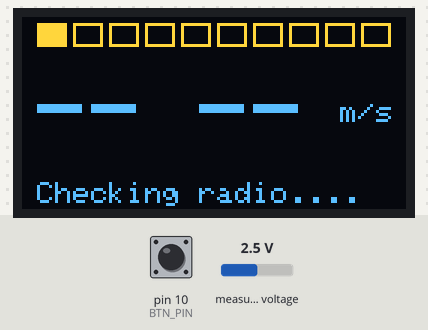
Bench run of a program on a simulated Arduino Nano Every. Shown: 128×64 one-colour display. Wiring (inferred from the names in the program): ADS1115 converter at I2C address 0x49. Inputs (shaded band) come from the test bench; at power-on: measured voltage 2.5 V, pin 10 (BTN_PIN) HIGH. The OLED is the two-colour kind (top 16 rows yellow); no radio packets arrive unless stated.

Above: at 2.2 s.
At 8.3 s:
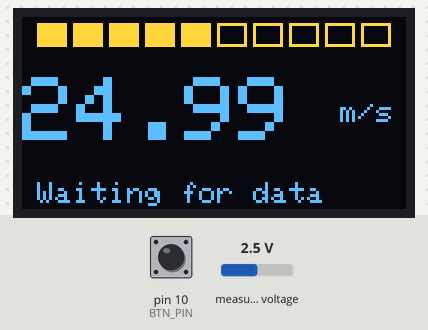
8.4 s: measured voltage set to 0.1 V
At 9.9 s:
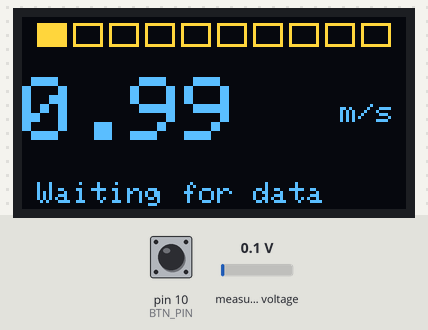
10.2 s: measured voltage set to 1.2 V
At 11.8 s:
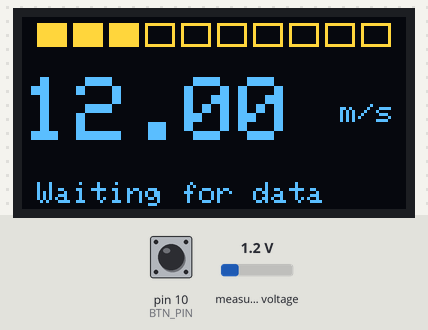
12.4 s: measured voltage set to 2.5 V
At 13.16 s:
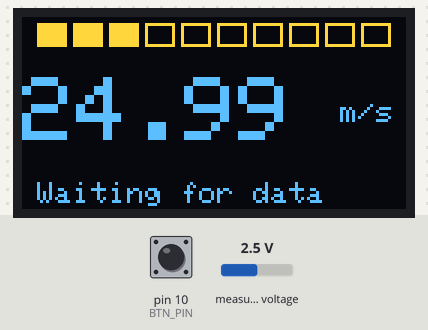
Timing chart, 0 to 15.4 s (numbered marks = the images above; inputs shaded):
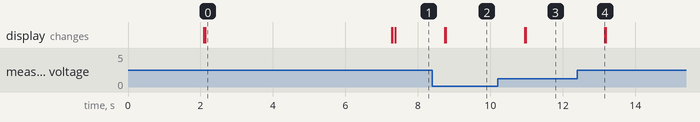

Measured:
- after the input at 8.4 s, the display: first changes after 0.34 s (image 2 shows a later state)
- after the input at 10.2 s, the display: first changes after 0.75 s (image 3 shows a later state)
- after the input at 12.4 s, the display: changes after 0.76 s (image 4)
- what the display in image 0 shows lasts 5.2 s, from 2.1 s to 7.3 s

The program:

main.cpp
```cpp
#include <Arduino.h>

#include <Wire.h>
#include <DFRobot_ADS1115.h>
#include <Adafruit_SSD1306.h>

#include "lcd.h"
#include "radio.h"

DFRobot_ADS1115 ads(&Wire);
extern Adafruit_SSD1306 display;
volatile bool show_mV = false;
#define BTN_PIN 10

void changeUnit()
{
    show_mV = ! show_mV;
}

void setup() {
    Wire.begin();
    Serial.begin(9600);
    ads.setAddr_ADS1115(ADS1115_IIC_ADDRESS1);   // 0x48
    ads.setGain(eGAIN_TWOTHIRDS);   // 2/3x gain
    ads.setMode(eMODE_SINGLE);       // single-shot mode
    ads.setRate(eRATE_128);          // 128SPS (default)
    ads.setOSMode(eOSMODE_SINGLE);   // Set to start a single-conversion
    ads.init();

    lcdsetup();

    if (!radioInit()) {
        drawStatus(RADIO_ERROR);
    }

    if (!isRadioConnected()) {
        drawStatus(RADIO_NOPRESENT);
    }

    pinMode(BTN_PIN, INPUT);

    attachInterrupt(BTN_PIN, changeUnit, FALLING);

}
bool wasADC = true;
int16_t adc0, adc1, adc2, adc3;
bool prev_mV = false;
void loop() {
    if (prev_mV != show_mV) {
        prev_mV = show_mV;
        changeUnit(show_mV);
    }
    if (ads.checkADS1115())
    {
        if (!wasADC) {
            clearDisplay();
            wasADC = true;
        }
        adc0 = ads.readVoltage(0);
        if (!show_mV)
            drawSpeed(adc0/100.0);
        else
            drawmVolts(show_mV);

        drawPercent(100*adc0/5250);
    }
    else
    {
        drawNOD1115();
        wasADC = false;
    }

    if (isRadioConnected()) {
        //drawStatus(RADIO_SENDING);
        if (recvData()) {
            if (send(adc0, adc1)) {
                drawStatus(RADIO_SENDOK);
            } else {
                drawStatus(RADIO_ERROR);
            }
        } else {
            drawStatus(WAITING_DATA);
        }
    } else {
        drawStatus(RADIO_NOPRESENT);
    }

    delay(500);
}
```

radio.h
```cpp
#include <SPI.h>
#include <nRF24L01.h>
#include <RF24.h>

#define CE_PIN 7
#define CSN_PIN 8
#define CHANNEL_NUM 0x27

const byte addressSlave[6] = "CZWIA";
const byte addressMaster[6] = "KONTR";
bool radioInit();
bool isRadioConnected();
bool send(uint16_t val1, uint16_t val2);
bool recvData();
```

radio.cpp
```cpp
#include "radio.h"
RF24 radio(CE_PIN, CSN_PIN); // CE, CSN

bool radioInit() {
    if (!radio.begin())
        return false;

    //radio.setChannel(CHANNEL_NUM);
    //radio.setAutoAck(true);
    //radio.setCRCLength(RF24_CRC_16);
    //if (!radio.setDataRate(RF24_250KBPS))
    //    return false;
    radio.setPayloadSize(4);
    radio.setPALevel(RF24_PA_MIN);
    radio.openWritingPipe(addressSlave);
    radio.openReadingPipe(1, addressMaster); // using pipe 1

    //najpierw nasluchujemy
    //radio.stopListening();
    radio.startListening();
    return true;
}


bool isRadioConnected()
{
    return radio.isChipConnected();
}

bool recvData() {
    uint8_t tryingNum = 10;
    while (!radio.available() && tryingNum--) {
        delay(5);
    }

    if (!tryingNum) {
        return false;
    }

    char cmd;
    //uint8_t bytes = radio.getPayloadSize(); // get the size of the payload
    radio.read(&cmd, 1);
    if (cmd == 'G') {
       return true;
    }
    return false;
}

bool send(uint16_t val1, uint16_t val2)
{
    uint8_t tryingNum = 100;
    radio.stopListening();
    delay(5);

    uint8_t data[4];
    data[0] = val1 >> 8;
    data[1] = val1 & 0x00ff;
    data[2] = val2 >> 8;
    data[3] = val2 & 0x00ff;
    while(!radio.write(data, 4) && --tryingNum)
        delay(5);

    radio.startListening();
    delay(5);
    return tryingNum > 0;
}
```

lcd.h
```cpp
void lcdsetup();

typedef enum _RadioStatus {
    RADIO_OK,
    RADIO_CHECKING,
    RADIO_ERROR,
    RADIO_NOPRESENT,
    RADIO_SENDING,
    RADIO_SENDOK,
    WAITING_DATA
} RadioStatus;

void drawBitmap(void);
void drawSpeed(float value);
void drawmVolts(uint16_t value);
void drawPercent(uint8_t perc);
void drawStatus(RadioStatus st);
void drawNOD1115();
void clearDisplay();
void changeUnit(bool mV);
```

lcd.cpp
```cpp
#include <Wire.h>
#include <Adafruit_GFX.h>
#include <Adafruit_SSD1306.h>

#include "lcd.h"

#define SCREEN_WIDTH 128 // OLED display width, in pixels
#define SCREEN_HEIGHT 64 // OLED display height, in pixels

// Declaration for an SSD1306 display connected to I2C (SDA, SCL pins)
// The pins for I2C are defined by the Wire-library.
// On an arduino UNO:       A4(SDA), A5(SCL)
// On an arduino MEGA 2560: 20(SDA), 21(SCL)
// On an arduino LEONARDO:   2(SDA),  3(SCL), ...
#define OLED_RESET     4 // Reset pin # (or -1 if sharing Arduino reset pin)
#define SCREEN_ADDRESS 0x3C ///< See datasheet for Address; 0x3D for 128x64, 0x3C for 128x32
Adafruit_SSD1306 display(SCREEN_WIDTH, SCREEN_HEIGHT, &Wire, OLED_RESET);

#define NUMFLAKES     10 // Number of snowflakes in the animation example

#define LOGO_HEIGHT   20
#define LOGO_WIDTH    24
static const unsigned char PROGMEM logo_bmp[] =
{   B00000000, B00000000, B00001100,
    B00000000, B00111000, B00011110,
    B00000000, B01000100, B00111111,
    B00000000, B10000010, B00111111,
    B00000001, B00000001, B00011110,
    B00000001, B00000001, B00001100,
    B00000111, B11111111, B11000000,
    B00111111, B11111111, B11111000,
    B11101010, B10101010, B10101111,
    B01111111, B11111111, B11111100,
    B00011100, B00000000, B01110000,
    B00000011, B11111111, B10000000,
    B00000010, B01000100, B10000000,
    B00000011, B11111111, B10000000,
    B00000011, B11111111, B10000000,
    B00000100, B00010000, B01000000,
    B00001000, B00010000, B00100000,
    B00010000, B00010000, B00010000,
    B00111000, B00111000, B00111000,
    B11111111, B11111111, B11111111,

 };

void lcdsetup() {

    if(!display.begin(SSD1306_SWITCHCAPVCC, SCREEN_ADDRESS)) {
    //Serial.println(F("SSD1306 allocation failed"));
    //for(;;); // Don't proceed, loop forever
    }


    // Clear the buffer
    display.clearDisplay();


    drawBitmap();    // Draw a small bitmap image
    delay(2000);
    display.clearDisplay();

    drawPercent(0);
    display.setTextSize(3);             // Normal 1:1 pixel scale
    display.setTextColor(SSD1306_WHITE, SSD1306_BLACK);        // Draw white text
    display.setCursor(5,20);             // Start at top-left corner
    display.println(F("-- --"));

    display.setTextSize(1);
    display.setTextColor(SSD1306_WHITE, SSD1306_BLACK);

    display.setCursor(100,28);
    display.setTextSize(1);
    display.print(F(" m/s"));
    display.display();
    display.setCursor(5,55);
    display.println(F("Checking radio...."));

    display.display();
    delay(5000);

}

void drawPercent(uint8_t perc)
{
    static uint8_t prev = -1;

    uint8_t p = perc / 10;
    uint8_t left;
    if (prev == p) {
        return;
    }
    display.fillRect(0, 2, 128, 10, SSD1306_BLACK);

    for (int i = 0 ; i < 10; i++) {
        left = 4 + i*(10+2);
        if (i <= p)
            display.fillRect(left+1, 2, 10, 8, SSD1306_WHITE);
        else
            display.drawRect(left+1, 2, 10, 8, SSD1306_WHITE);
    }
    display.display();
}


void drawSpeed(float value) {
    display.fillRect(0, 20, 100, 22, SSD1306_BLACK);

    display.setTextSize(3);             // Normal 1:1 pixel scale
    display.setTextColor(SSD1306_WHITE, SSD1306_BLACK);        // Draw white text
    display.setCursor(0,20);             // Start at top-left corner
    display.print(value, 2);
    display.display();
}

void drawStatus(RadioStatus st)
{
    static RadioStatus prevstatus = RADIO_CHECKING;
    if (prevstatus == st) {
        return;
    }
    display.fillRect(0, 55, 128, 16, SSD1306_BLACK);
    display.setTextSize(1);
    display.setTextColor(SSD1306_WHITE, SSD1306_BLACK);
    display.setCursor(5, 55);
    switch(st) {
        case RADIO_OK:
            display.print(F("Radio OK"));
            break;
        case RADIO_CHECKING:
            display.print(F("Radio checking..."));
            break;
        case RADIO_ERROR:
            display.print(F("Radio send ERROR"));
            break;
        case RADIO_NOPRESENT:
            display.print(F("NO radio module"));
            break;
        case RADIO_SENDING:
            display.print(F("Sending data..."));
            break;
        case RADIO_SENDOK:
            display.print(F("Send data OK"));
            break;
        case WAITING_DATA:
            display.print(F("Waiting for data"));
            break;
        default:
            break;
    }
    display.display();
}

void drawBitmap(void) {
  display.clearDisplay();

  display.drawBitmap(
    (display.width()  - LOGO_WIDTH ) / 2,
    (display.height() - LOGO_HEIGHT) / 2,
    logo_bmp, LOGO_WIDTH, LOGO_HEIGHT, 1);
  display.display();
}

void drawNOD1115()
{
    display.fillRect(0, 0, 128, 55, SSD1306_BLACK);
    display.setTextSize(3);             // Normal 1:1 pixel scale
    display.setTextColor(SSD1306_WHITE, SSD1306_BLACK);        // Draw white text
    display.setCursor(0,0);             // Start at top-left corner
    display.print("NO\nADS1115");
    display.display();
}

void clearDisplay() {
     // Clear the buffer
    display.clearDisplay();
    display.display();

}

void drawmVolts(uint16_t value)
{
    display.fillRect(0, 20, 100, 22, SSD1306_BLACK);

    display.setTextSize(3);             // Normal 1:1 pixel scale
    display.setTextColor(SSD1306_WHITE, SSD1306_BLACK);        // Draw white text
    display.setCursor(0,20);             // Start at top-left corner
    display.print(value);
    display.display();
}

void changeUnit(bool mV)
{
    display.fillRect(100, 28, 128, 50, SSD1306_BLACK);
    display.setCursor(100,28);
    display.setTextSize(1);
    if (mV) {
        display.print(F(" mV"));
    } else {
        display.print(F(" m/s"));
    }
    display.display();
}
```
